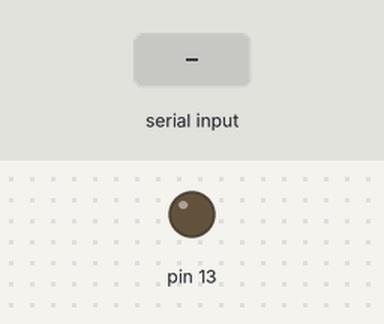
Recording of a sketch running on a simulated Arduino Uno, built with avr-gcc and run on an emulated ATmega328P. Shown: output pins drawn as LEDs (lit = HIGH). The inputs (shaded band) are chosen by the test bench.

Above: at 1.2 s.
1.3 s: "A" received over the second serial link
At 1.9 s:
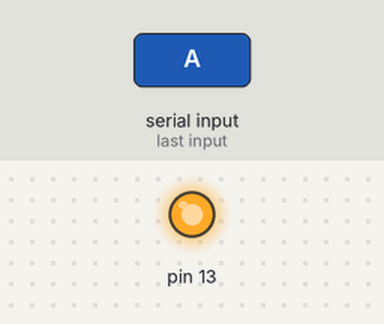
2.8 s: "1" received over the second serial link
At 4.2 s:
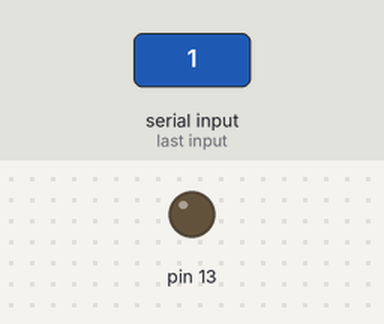
Timing chart, 0 to 5.8 s (numbered marks = the images above; inputs shaded):
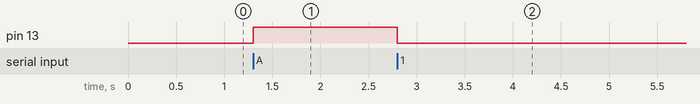

The sketch:

Control_Arduino_with_Unity.ino
```cpp
int data;
#include <SoftwareSerial.h>;
SoftwareSerial myConn(10,11); //rx,tx

void setup(){
    myConn.begin(9600);
  pinMode(13,OUTPUT);
}
void loop(){
  if(myConn.available()){
    data = myConn.read();
    if(data == 'A'){
      digitalWrite(13,HIGH);
    }
    else {
      digitalWrite(13,LOW);
    }
  }
}
```

Measured:
- after the input at 1.3 s, pin 13: LOW → HIGH at once
- after the input at 2.8 s, pin 13: HIGH → LOW at once
